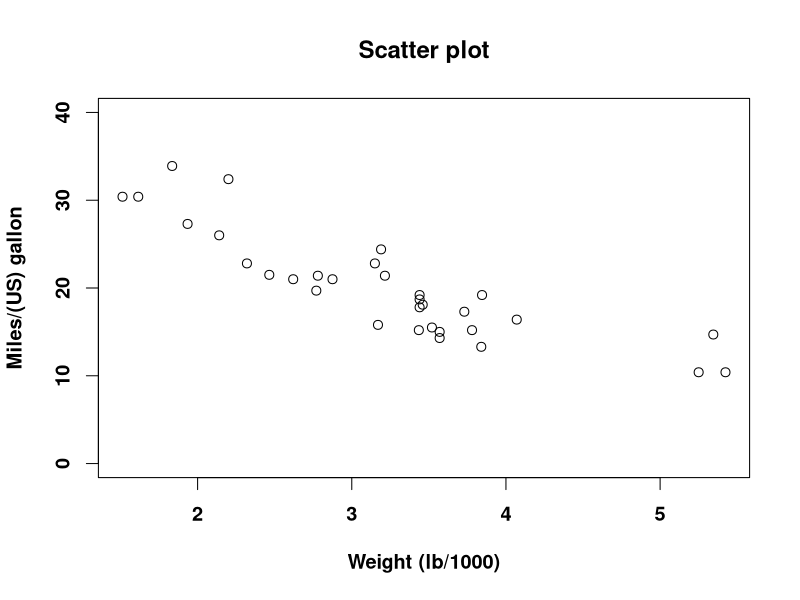
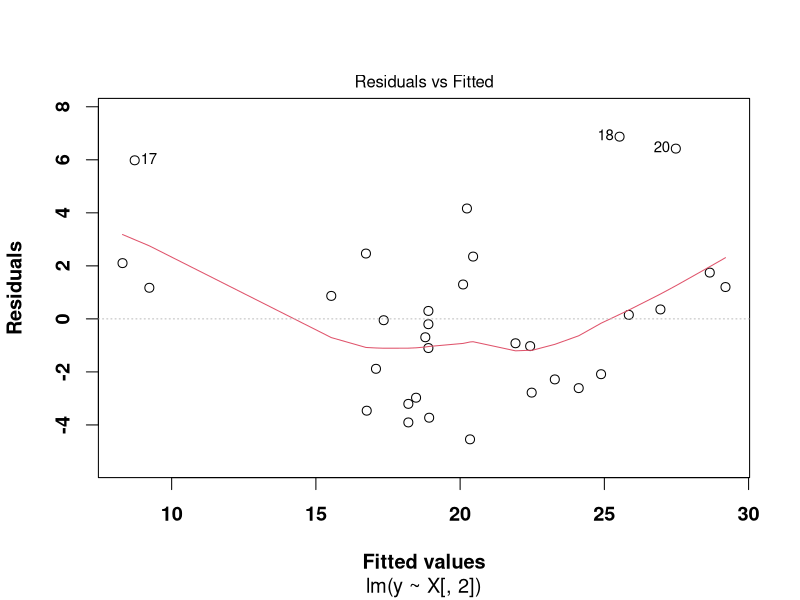
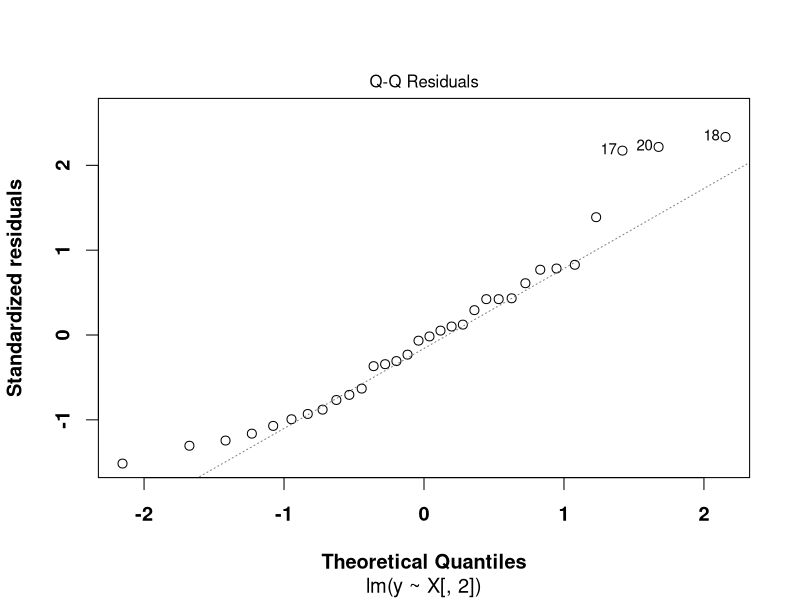
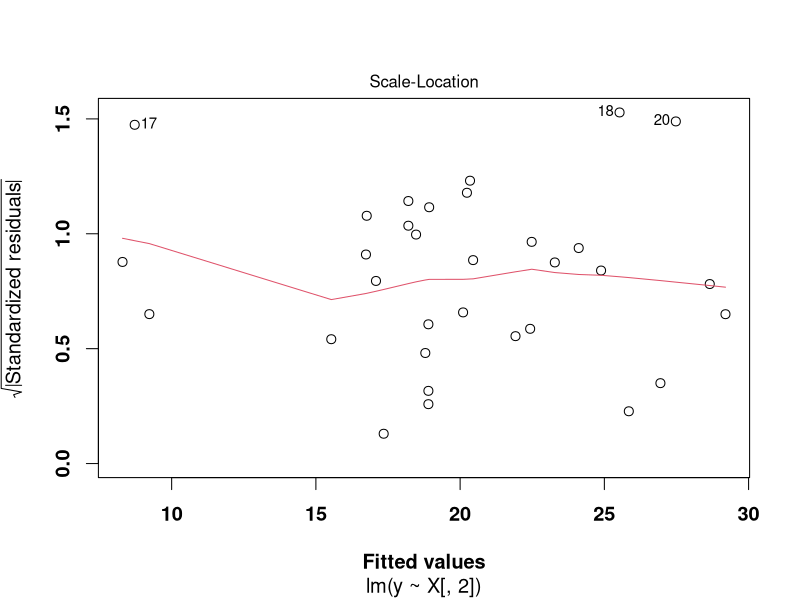
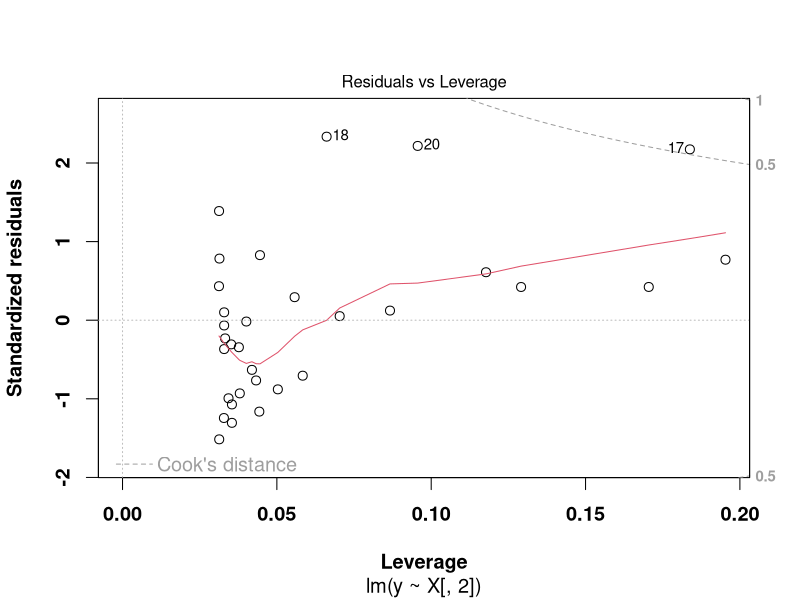

Write the R code that produced these figures, in order. (Note: this script raises an error after producing the figures.)
## ---- chunk 1
knitr::opts_chunk$set(echo = TRUE)
library(tidyverse)
## ---- chunk 2

par(font.lab=2, font.axis=2, cex=1.2)
plot(mpg ~ wt, data=mtcars, xlab='Weight (lb/1000)', ylab='Miles/(US) gallon',
     main='Scatter plot', ylim=c(0, 40))

## ---- chunk 3
X <- model.matrix(lm(formula=mpg~wt, data=mtcars))

y <- mtcars$mpg

t(X)


t(X) %*% X


solve(t(X) %*% X)


solve(t(X) %*% X) %*% t(X)

bhat <- solve(t(X) %*% X) %*% t(X) %*% y
bhat

#finding epsilon
yhat <- X %*% bhat

errhat <- y - yhat

errhat # one value for each row

#standard deviation
sigmahat <- sqrt(t(errhat) %*% errhat / 10)
sigmahat # = 5.27
## ---- chunk 4
###########
test <- lm(y ~ X[,2])

plot(test)

# Plotting data
ggplot(mtcars, aes(x = wt, y = mpg)) +
    geom_point(colour = "darkred") +
    geom_abline(intercept = b[1], slope = b[2], colour = "darkgreen") +
    geom_abline(intercept = bhat[1], slope = bhat[2], colour = "darkblue")
## ---- chunk 5
X <- rbind(mtcars$wt*wt)

# Adding x^2 to matrix
MatrixB <- cbind(X, c(mtcars$wt*mtcars$wt))
MatrixB

# doing the same thing again...
t(MatrixB)

t(MatrixB) %*% MatrixB

solve(t(MatrixB) %*% MatrixB)

solve(t(MatrixB) %*% MatrixB) %*% t(MatrixB)

bhat <- solve(t(MatrixB) %*% MatrixB) %*% t(MatrixB) %*% y

bhat



## ---- chunk 6
# Comparison of beta hat with the quadratic model: 
# Personal comment: The following should give us the same values as the OLS by hand method (matrix multiplication) we've done above. The only reason for doing this a second time is to prove, that R's lm method does the same as the OLS. 
lm(mtcars$mpg ~ MatrixB[,2] + MatrixB[,3])

# Adding
#linear fit
linear<- mtcars %>% 
  ggplot(aes(wt, mpg))+
  geom_point(aes(y = yhat), colour = "orange") +
  geom_point(aes(y = Y), colour = "darkred")

#quadratic fit
quadratic<- mtcars %>% 
  ggplot(aes(wt, mpg))+
  geom_point(aes(y = yhat_quadratic), colour = "blue") +
  geom_point(aes(y = Y), colour = "darkred")

linear/quadratic

summary(model)
summary(model1) #also this one has a better R^2 

## ---- chunk 7
lm(mpg ~ 1, data=mtcars)
## ---- chunk 8
logit <-     function(x) log(x / (1 - x))
inv.logit <- function(x) exp(x) / (1 + exp(x))
## ---- chunk 9
library(lme4)
mixed.model <- lmer(mpg ~ wt + (1 | cyl), data=mtcars)
## ---- chunk 10
par(font.lab=2, font.axis=2, cex=1.2)
plot(mtcars$wt, fitted.values(mixed.model),
     main='Linear regression with group intercepts (n cylinders)',
    xlab='Weight (lb/1000)', ylab='Miles/(US) gallon',
    pch=3)
## ---- chunk 11
mixed.model <- lmer(mpg ~ wt + (wt | cyl), data=mtcars)
plot(mtcars$wt, fitted.values(mixed.model),
     main='Linear regression with group intercepts and group slopes (n cylinders)',
    xlab='Weight (lb/1000)', ylab='Miles/(US) gallon',
    pch=3)
